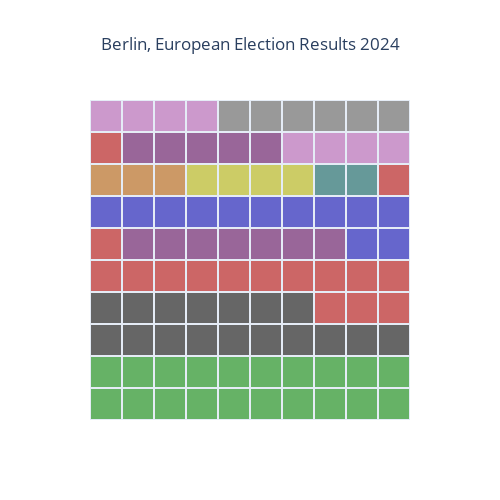

Write notebook code for a chart like this one.
### Code cell
fig.update_traces(colorscale=colorscale)
fig.show()

### Figure 1 — Plotly figure (JSON) as saved in the notebook; plotly's stock layout.template omitted (floating-point values rounded to 4 significant figures)
{"data": [{"colorscale": [[0, "#66b266"], [0.09091, "#666666"], [0.1818, "#cc6666"], [0.2727, "#996699"], [0.3636, "#6666cc"], [0.4545, "#cc9966"], [0.5455, "#cccc66"], [0.6364, "#669999"], [0.7273, "#cc6666"], [0.8182, "#996699"], [0.9091, "#cc99cc"], [1, "#999999"]], "customdata": [["GRÜNE<br>19.6 %", "GRÜNE<br>19.6 %", "GRÜNE<br>19.6 %", "GRÜNE<br>19.6 %", "GRÜNE<br>19.6 %", "GRÜNE<br>19.6 %", "GRÜNE<br>19.6 %", "GRÜNE<br>19.6 %", "GRÜNE<br>19.6 %", "GRÜNE<br>19.6 %"], ["GRÜNE<br>19.6 %", "GRÜNE<br>19.6 %", "GRÜNE<br>19.6 %", "GRÜNE<br>19.6 %", "GRÜNE<br>19.6 %", "GRÜNE<br>19.6 %", "GRÜNE<br>19.6 %", "GRÜNE<br>19.6 %", "GRÜNE<br>19.6 %", "GRÜNE<br>19.6 %"], ["CDU<br>17.6 %", "CDU<br>17.6 %", "CDU<br>17.6 %", "CDU<br>17.6 %", "CDU<br>17.6 %", "CDU<br>17.6 %", "CDU<br>17.6 %", "CDU<br>17.6 %", "CDU<br>17.6 %", "CDU<br>17.6 %"], ["CDU<br>17.6 %", "CDU<br>17.6 %", "CDU<br>17.6 %", "CDU<br>17.6 %", "CDU<br>17.6 %", "CDU<br>17.6 %", "CDU<br>17.6 %", "SPD<br>13.3 %", "SPD<br>13.3 %", "SPD<br>13.3 %"], ["SPD<br>13.3 %", "SPD<br>13.3 %", "SPD<br>13.3 %", "SPD<br>13.3 %", "SPD<br>13.3 %", "SPD<br>13.3 %", "SPD<br>13.3 %", "SPD<br>13.3 %", "SPD<br>13.3 %", "SPD<br>13.3 %"], ["SPD<br>13.3 %", "DIE LINKE<br>7.3 %", "DIE LINKE<br>7.3 %", "DIE LINKE<br>7.3 %", "DIE LINKE<br>7.3 %", "DIE LINKE<br>7.3 %", "DIE LINKE<br>7.3 %", "DIE LINKE<br>7.3 %", "AfD<br>11.6 %", "AfD<br>11.6 %"], ["AfD<br>11.6 %", "AfD<br>11.6 %", "AfD<br>11.6 %", "AfD<br>11.6 %", "AfD<br>11.6 %", "AfD<br>11.6 %", "AfD<br>11.6 %", "AfD<br>11.6 %", "AfD<br>11.6 %", "AfD<br>11.6 %"], ["Die PARTEI<br>3.4 %", "Die PARTEI<br>3.4 %", "Die PARTEI<br>3.4 %", "FDP<br>4.4 %", "FDP<br>4.4 %", "FDP<br>4.4 %", "FDP<br>4.4 %", "Tierschutzpartei<br>2.1 %", "Tierschutzpartei<br>2.1 %", "MERA25<br>1.4 %"], ["MERA25<br>1.4 %", "Volt<br>4.8 %", "Volt<br>4.8 %", "Volt<br>4.8 %", "Volt<br>4.8 %", "Volt<br>4.8 %", "BSW<br>8.7 %", "BSW<br>8.7 %", "BSW<br>8.7 %", "BSW<br>8.7 %"], ["BSW<br>8.7 %", "BSW<br>8.7 %", "BSW<br>8.7 %", "BSW<br>8.7 %", "Other<br>5.7 %", "Other<br>5.7 %", "Other<br>5.7 %", "Other<br>5.7 %", "Other<br>5.7 %", "Other<br>5.7 %"]], "hovertemplate": "%{customdata}<extra></extra>", "showscale": false, "type": "heatmap", "xgap": 2, "ygap": 2, "z": [[0, 0, 0, 0, 0, 0, 0, 0, 0, 0], [0, 0, 0, 0, 0, 0, 0, 0, 0, 0], [1, 1, 1, 1, 1, 1, 1, 1, 1, 1], [1, 1, 1, 1, 1, 1, 1, 2, 2, 2], [2, 2, 2, 2, 2, 2, 2, 2, 2, 2], [2, 3, 3, 3, 3, 3, 3, 3, 4, 4], [4, 4, 4, 4, 4, 4, 4, 4, 4, 4], [5, 5, 5, 6, 6, 6, 6, 7, 7, 8], [8, 9, 9, 9, 9, 9, 10, 10, 10, 10], [10, 10, 10, 10, 11, 11, 11, 11, 11, 11]]}], "layout": {"height": 500, "title": {"text": "Berlin, European Election Results 2024", "x": 0.5}, "width": 500, "xaxis": {"constrain": "domain", "visible": false}, "yaxis": {"constrain": "domain", "scaleanchor": "x", "visible": false}}}
